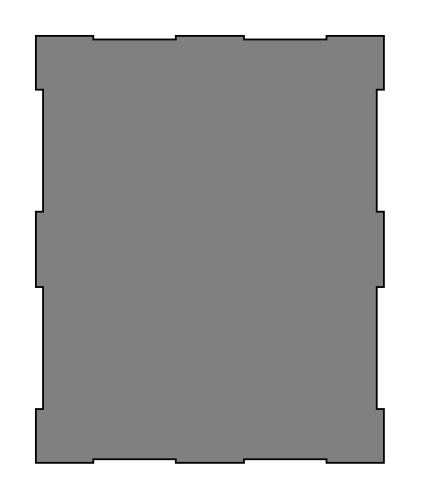

Source code (Python):
import drawsvg as draw
import svgpathtools as pathTools
import AStar

d = draw.Drawing(120,140)
    
buildings = []
#violette
buildings.append([10,10, '''M0,0 L16,0 L16,1 L39,1 L39,0 L58,0 L58,1 L81,1 L81,0 L97,0 L97,15 L95,15
L95,49 L97,49 L97,70 L95,70 L95,104 L97,104 L97,119 L81,119 L81,118 L58,118 L58,119 L39,119 L39,118
L16,118 L16,119 L0,119 L0,104 L2,104 L2,70 L0,70 L0,49 L2,49 L2,15 L0,15 L0,0 L15,0'''])

classroom = []
#1400
classroom.append([22.5,89, '''M0,0 L5,0 L9,4 L9,8.5 L6,11.5 L1,11.5 L-3,7.5 L-3,3 L0,0 L5,0'''])
#1404
classroom.append([35.5,92.5, '''M0,0 L1,0 L1,-2 L10,-2 L10,10 L2,10 L2,8 L0,8 L0,0 L1,0'''])
#1408
classroom.append([35.5,105, '''M0,0 L2,0 L2,-2 L4.5,-2 L4.5,0 L11.5,0 L11.5,13 L4.5,13 L4.5,12 L0,12 L0,0 L2,0'''])
#1412
classroom.append([25.5,105, '''M0,0 L9.5,0 L9.5,12 L0,12 L0,0 L9.5,0'''])
#1416
classroom.append([15.5,107, '''M0,0 L2,-2 L9.5,-2 L9.5,10 L0,10 L0,0 L2,-2'''])
#1420
classroom.append([1,105, '''M0,0 L12,0 L14,2 L14,13 L0,13 L0,0 L12,0'''])
#1424
classroom.append([3,94, '''M0,0 L12,0 L12,8.5 L10,10.5 L0,10.5 L0,0 L12,0'''])
#1428
classroom.append([3,83, '''M0,0 L12,0 L12,10.5 L0,10.5 L0,0 L12,0'''])
#1430
classroom.append([3,74, '''M0,0 L12,0 L12,6.5 L14,6.5 L14,8.5 L0,8.5 L0,0 L12,0'''])
#1432
classroom.append([15.5,64.5, '''M0,0 L14,0 L14,18 L2,18 L2,15.5 L0,15.5 L0,0 L14,0'''])
#1436
classroom.append([3,64.5, '''M0,0 L10,0 L10,2 L12,2 L12,9 L0,9 L0,4.5 L-2,4.5 L-2,0 L10,0''']) 

#1300
classroom.append([70.5,89, '''M0,0 L5,0 L8,3 L8,7.5 L4,11.5 L-1,11.5 L-4,8.5 L-4,4 L0,0 L5,0'''])
#1304
classroom.append([67.5,64, '''M0,0 L13,0 L13,18.5 L0,18.5 L0,0 L13,0'''])
#1308
classroom.append([85,63, '''M0,0 L11,0 L11,6 L9,6 L9,8 L-2,8 L-2,2 L0,2 L0,0 L9,0'''])
#1310
classroom.append([83,71.5, '''M0,0 L11,0 L11,7.5 L2,7.5 L2,5.5 L0,5.5 L0,0 L11,0'''])
#1312
classroom.append([85,79.5, '''M0,0 L9,0 L9,8.5 L-2,8.5 L-2,2 L0,2 L0,0 L9,0'''])
#1314
classroom.append([83,88.5, '''M0,0 L11,0 L11,7.5 L2,7.5 L2,5.5 L0,5.5 L0,0 L11,0'''])
#1316
classroom.append([85,96.5, '''M0,0 L9,0 L9,8 L0,8 L-2,6 L-2,2 L0,2 L0,0 L9,0'''])
#1320
classroom.append([85,105, '''M0,0 L11,0 L11,13 L-2,13 L-2,2 L0,0 L11,0'''])
#1324
classroom.append([62,105, '''M0,0 L18.5,0 L20.5,2 L20.5,12 L0,12 L0,0 L17.5,0'''])
#1328
classroom.append([50,105, '''M0,0 L7,0 L7,-2 L9.5,-2 L9.5,0 L11.5,0 L11.5,12, L7,12 L7,13 L0,13 L0,0 L7,0'''])
#1332
classroom.append([51.5,90.5, '''M0,0 L9,0 L9,2 L10,2 L10,10, L8,10 L8,12 L0,12 L0,0 L9,0'''])

#1236
classroom.append([82,39.5, '''M0,0 L12,0 L12,10.5 L14,10.5 L14,15.5 L2,15.5 L2,12 L-2,12 L-2,10 L0,10 L0,0 L12,0'''])
#1232
classroom.append([67.5,35, '''M0,0 L14,0 L14,14 L12,14 L12,19 L0,19 L0,0 L14,0'''])
#1228
classroom.append([82,27.5, '''M0,0 L12,0 L12,11.5 L0,11.5 L0,0 L12,0'''])
#1224
classroom.append([84,14.5, '''M0,0 L10,0 L10,12.5 L-2,12.5 L-2,2 L0,0 L10,0'''])
#1220
classroom.append([82,1, '''M0,0 L14,0 L14,13 L2,13 L0,11 L0,0 L14,0'''])
#1216
classroom.append([74,2, '''M0,0 L7.5,0 L7.5,10 L5.5,12 L0,12 L0,0 L7.5,0'''])
#1212
classroom.append([62,2, '''M0,0 L11.5,0 L11.5,12 L0,12 L0,0 L11.5,0'''])
#1208
classroom.append([52,2, '''M0,-1 L5,-1 5,0 L9.5,0 L9.5,12 L0,12 L0,-1'''])
#1204
classroom.append([52,14.5, '''M0,0 L7,0 L7,2 L9,2 L9,11 L7.5,11 L7.5,13.5 L0,13.5 L0,0 L7,0'''])
#1200
classroom.append([68.5,18, '''M0,0 L5,0 L9,4 L9,8.5 L6,11.5 L1,11.5 L-3,7.5 L-3,3 L0,0 L5,0'''])

#Testing Room
classroom.append([3,14.5, '''M0,0 L10,0 L14,4 L14,7 L0,7 L0,0 L10,0'''])
#1142
classroom.append([1,1, '''M0,0 L14,0 L14,11.25 L18.25,15.25 L16.25,17.25 L12.25,13 L0,13 L0,0 L14,0'''])
#1144
classroom.append([15.5,2, '''M0,0 L9.5,0 L9.5,12 L6,12 L4,14 L0,10 L0,0 L9.5,0'''])
#1146
classroom.append([25.5,2, '''M0,0 L9.5,0 L9.5,12 L0,12 L0,0 L9.5,0'''])
#1148
classroom.append([35.5,2, '''M0,0 L4.5,0 L4.5,-1 L9.5,-1 L9.5,10 L7.5,10 L7.5,12 L0,12 L0,0 L4.5,0'''])

#1000
classroom.append([35,50, '''M0,0 L5,-2.5 L22,-2.5 L27,0 L27,13.5 L23,17.5 L20,17.5 L19.5,19 L7.5,19 L7,17.5 L4,17.5 L0,13.5 L0,0 L5,-2.5'''])
#1010
classroom.append([35,72, '''M0,0 L6.5,0 L6.5,-2 L25.5,-2 L25.5,-4 L24.5,-5 L26,-6.5 L27.5,-5, L27.5,0 Q27.5,8,18.5,12.5 L9,12.5 Q0,8,0,0 L6.5,0'''])
#Stairs
classroom.append([48,36.5, '''M0,0 A10,10,360,0,1,10,10 L14,10 A14,14,360,0,0,0,-4'''])

#Extra
classroom.append([25,17, '''M0,0 L15,0 L15,3.5 L11.5,3.5 L12.5,6 L5,8 L0,3 L0,0 L15,0'''])
classroom.append([19,23.5, '''M0,0 L0,15 L3.5,15 L3.5,11 L6,12.5 L8,5 L3,0 L0,0 L0,15'''])
classroom.append([3,22, '''M0,0 L15.5,0 L15.5,16.5 L13,16.5 L13,20 L20,20 L20,29 L10.5,29 L10.5,31.5 L-2,31.5 L-2,28 L0,28 L0,0 L12,0'''])
classroom.append([40.5,47.5, '''M0,0 L9,-11'''])

for i in range(len(buildings)):
    position = 'translate(' + str(buildings[i][0]) + ',' + str(buildings[i][1]) + ')'
    path = draw.Path(d=buildings[i][2], fill='grey', stroke='black', stroke_width='.5', transform=position)
    d.append(path)

d.set_pixel_scale(3.588)  # Set number of pixels per geometry unit
d.save_png('violette.png')
d.save_svg('violette.svg')
